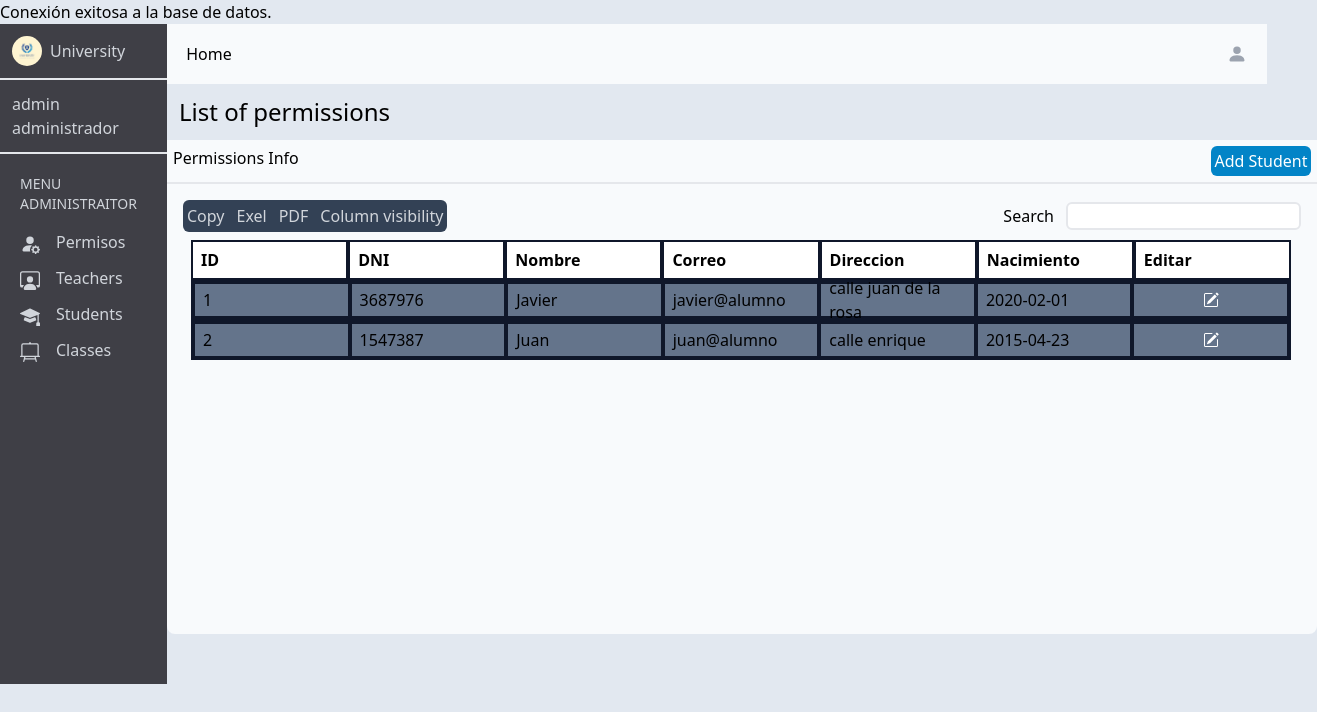
The page /adminalum.php (signed in) on the database as committed earlier.
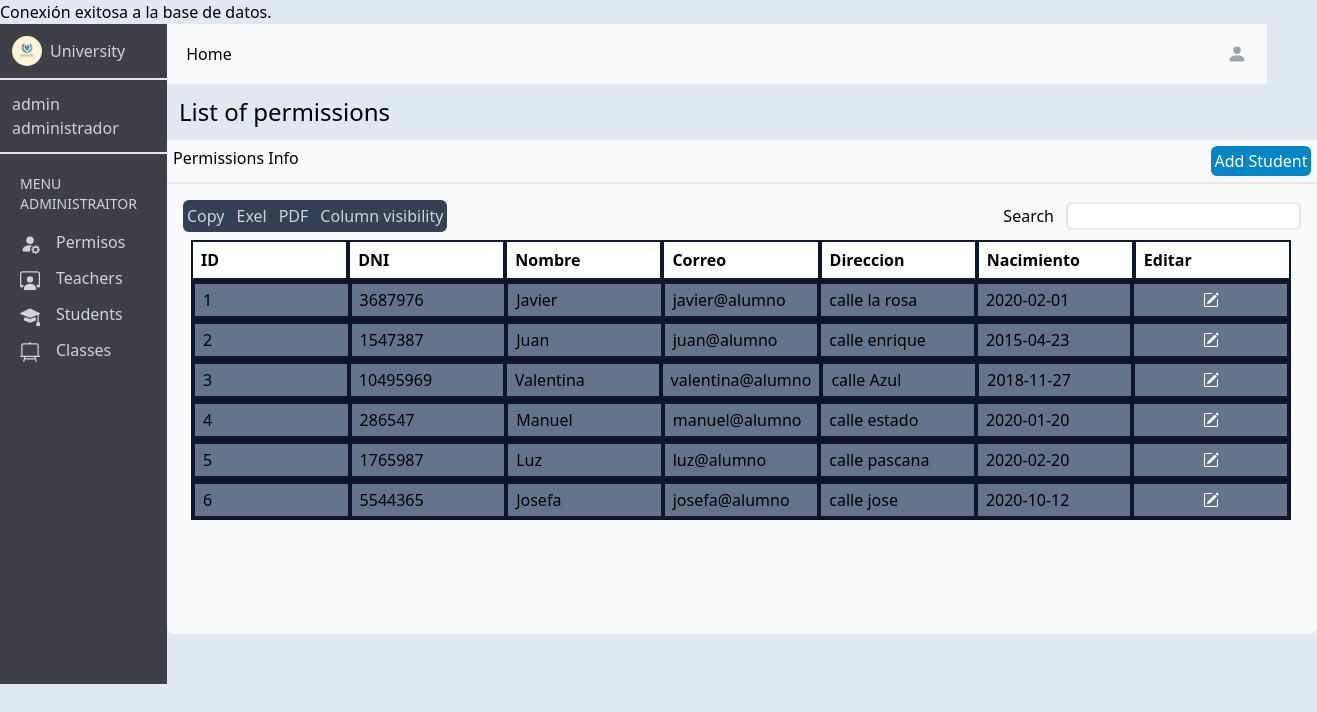
The same page on the database as committed later.
### tables this page shows
CREATE TABLE IF NOT EXISTS `administrador` (
  `id` int NOT NULL AUTO_INCREMENT,
  `dni` int NOT NULL,
  `nombre` varchar(100) NOT NULL,
  `usuario` varchar(250) NOT NULL,
  `contrasena` varchar(250) NOT NULL,
  `permiso` varchar(100) NOT NULL,
  `estado` varchar(100) NOT NULL,
  `direccion` varchar(250) NOT NULL,
  `nacimiento` date NOT NULL,
  `clase` varchar(100) NOT NULL,
  PRIMARY KEY (`id`),
  UNIQUE KEY `dni` (`dni`),
  UNIQUE KEY `usuario` (`usuario`(100)),
  KEY `dni_2` (`dni`)
);

### adminalum.php (the view, shortened to what this page needs)
<?php
require "connection.php";
$consulta = "SELECT * FROM administrador";
$resultado = mysqli_query($connection, $consulta);
?>
<!DOCTYPE html>
<html lang="en">
<head>
    <link href="/dist/output.css" rel="stylesheet">
</head>
<body class="bg-slate-200">
    <main class="h-screen flex">
        <div class="w-custom-300 h-custom-660 bg-zinc-700">
            <div class="flex items-center p-3 gap-2 border-b-2">
                <img class="w-custom-30 h-custom-30 rounded-full" src="./assets/logo.jpg">
                <p class="text-gray-300">University</p>
            </div>
            <div class="p-3 border-b-2">
                <p class="text-gray-300">admin</p>
                <p class="text-gray-300">administrador</p>
            </div>
            <div class="p-5 flex flex-col">
                <p class="flex justify-center text-gray-300 pb-4 text-sm">MENU ADMINISTRAITOR</p>
                <div class="flex flex-col items-start gap-3">
                    <button class="text-gray-300 hover:translate-y-[-4px]" onclick="permisos()">
                        Permisos</button>
                    <button class="text-gray-300 hover:translate-y-[-4px]" onclick="maestros()">
                        Teachers</button>
                    <button class="text-gray-300 hover:translate-y-[-4px]" onclick="alumnos()">
                        Students</button>
                    <button class="text-gray-300 hover:translate-y-[-4px]" onclick="clases()">
                        Classes</button>
                </div>
            </div>
        </div>
        <div class="flex flex-col">
        <div class="w-custom-1100 flex justify-between h-15 p-3 bg-slate-50">
                <button class="w-custom-60 text-center hover:bg-gray-300 rounded-md" onclick="dashboardadmi()">Home</button>
                <button class="px-2 py-2 flex justify-center hover:bg-gray-300 rounded-md" onclick="menuadmin()"><svg xmlns="http://www.w3.org/2000/svg" width="16" height="16" fill="currentColor" class="bi bi-person-fill text-gray-400 w-custom-20 h-custom-20 inline-block mr-0" viewBox="0 0 16 16">
                        <path d="M3 14s-1 0-1-1 1-4 6-4 6 3 6 4-1 1-1 1H3Zm5-6a3 3 0 1 0 0-6 3 3 0 0 0 0 6Z" />
                    </svg></button>
            </div>
            <div>
                <p class="p-3 text-bold text-2xl">List of permissions</p>
                <div class="w-custom-1150 h-10 p-1.5 bg-slate-50 border-b-2 flex justify-between">
                    <p>Permissions Info</p>
                    <button class="w-custom-100 h-custom-30 bg-sky-600 text-white rounded-md">Add Student</button>
                </div>
                <div class="w-full h-custom-450 p-4 bg-slate-50 rounded-b-lg">
                    <div class="flex justify-between">
                        <div class="w-64 p-1 flex bg-slate-700 gap-3 rounded-md">
                            <button class="text-gray-300">Copy</button>
                            <button class="text-gray-300">Exel</button>
                            <button class="text-gray-300">PDF</button>
                            <button class="text-gray-300">Column visibility</button>
                        </div>
                        <div class="flex justify-center items-center gap-3">
                            <p>Search</p>
                            <input class="w-20 h-8 border-2 rounded-md">
                        </div>
                    </div>
                    <div class="w-custom-1100 flex flex-col p-2">
                        <div class="w-custom-1100 h-custom-40 flex bg-white">
                            <div class="w-custom-300 border-2 border-slate-900 flex items-center p-2 font-bold">ID</div>
                            <div class="w-custom-300 border-2 border-slate-900 flex items-center p-2 font-bold">DNI</div>
                            <div class="w-custom-300 border-2 border-slate-900 flex items-center p-2 font-bold">Nombre</div>
                            <div class="w-custom-300 border-2 border-slate-900 flex items-center p-2 font-bold">Correo</div>
                            <div class="w-custom-300 border-2 border-slate-900 flex items-center p-2 font-bold">Direccion</div>
                            <div class="w-custom-300 border-2 border-slate-900 flex items-center p-2 font-bold">Nacimiento</div>
                            <div class="w-custom-300 border-2 border-slate-900 flex items-center p-2 font-bold">Editar</div>
                        </div>
                        <?php
                        $contador = 1;
                        while ($fila = mysqli_fetch_assoc($resultado)) {
                            if ($fila['permiso'] == 'Alumno' || $fila['permiso'] == 'alumno') {
                            echo "<div class='w-custom-1100 h-custom-40 flex bg-slate-500 border-2 border-slate-900'>";
                            echo "<div class='w-custom-220 border-2 border-slate-900 flex items-center p-2'>" . $contador . "</div>";
                            echo "<div class='w-custom-220 border-2 border-slate-900 flex items-center p-2'>" . $fila['dni'] . "</div>";
                            echo "<div class='w-custom-220 border-2 border-slate-900 flex items-center p-2'>" . $fila['nombre'] . "</div>";
                            echo "<div class='w-custom-220 border-2 border-slate-900 flex items-center p-2'>" . $fila['usuario'] . "</div>";
                            echo "<div class='w-custom-220 border-2 border-slate-900 flex items-center p-2'>" . $fila['direccion'] . "</div>";
                            echo "<div class='w-custom-220 border-2 border-slate-900 flex items-center p-2'>" . $fila['nacimiento'] . "</div>";
                            echo "<button class='w-custom-220 border-2 border-slate-900 flex justify-center items-center p-2'onclick='editalum(" . $fila['dni'] . ", \"" . $fila['usuario'] . "\", \"" . $fila['nombre'] . "\")'>" . "<svg xmlns='http://www.w3.org/2000/svg width='16' height='16' fill='currentColor' class='bi bi-pencil-square text-white' viewBox='0 0 16 16'>" .
                                "<path d='M15.502 1.94a.5.5 0 0 1 0 .706L14.459 3.69l-2-2L13.502.646a.5.5 0 0 1 .707 0l1.293 1.293zm-1.75 2.456-2-2L4.939 9.21a.5.5 0 0 0-.121.196l-.805 2.414a.25.25 0 0 0 .316.316l2.414-.805a.5.5 0 0 0 .196-.12l6.813-6.814z'/>" . "
                                    <path fill-rule='evenodd' d='M1 13.5A1.5 1.5 0 0 0 2.5 15h11a1.5 1.5 0 0 0 1.5-1.5v-6a.5.5 0 0 0-1 0v6a.5.5 0 0 1-.5.5h-11a.5.5 0 0 1-.5-.5v-11a.5.5 0 0 1 .5-.5H9a.5.5 0 0 0 0-1H2.5A1.5 1.5 0 0 0 1 2.5v11z'/>" .
                                "</svg>" . "</button>";
                            echo "</div>";
                            $contador++;
                            }
                        }
                        ?>
                    </div>
                </div>
            </div>
        </div>
    </main>
</body>
</html>

Rows that differ between the two databases and show on the page:
changed administrador "Javier": direccion "calle juan de la rosa" → "calle la rosa"
added administrador: dni "10495969", nombre "Valentina", usuario "valentina@alumno", direccion "calle Azul", nacimiento "2018-11-27"
added administrador: dni "286547", nombre "Manuel", usuario "manuel@alumno", direccion "calle estado", nacimiento "2020-01-20"
added administrador: dni "1765987", nombre "Luz", usuario "luz@alumno", direccion "calle pascana", nacimiento "2020-02-20"
added administrador: dni "5544365", nombre "Josefa", usuario "josefa@alumno", direccion "calle jose", nacimiento "2020-10-12"
